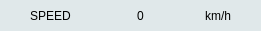
  <widget class="QFrame" name="frame_7">
   <property name="geometry">
    <rect>
     <x>1014</x>
     <y>410</y>
     <width>261</width>
     <height>31</height>
    </rect>
   </property>
   <property name="styleSheet">
    <string notr="true">background-color: rgb(255, 255, 195);
border: 0px solid  ;
background-color: rgb(224, 232, 234);
border-radius:10px;
font:  bold 14pt &quot;Ubuntu&quot;;
border-color: rgb(255, 45, 0);</string>
   </property>
   <property name="frameShape">
    <enum>QFrame::StyledPanel</enum>
   </property>
   <property name="frameShadow">
    <enum>QFrame::Raised</enum>
   </property>
   <widget class="QLabel" name="_speedLabel">
    <property name="geometry">
     <rect>
      <x>10</x>
      <y>5</y>
      <width>81</width>
      <height>21</height>
     </rect>
    </property>
    <property name="styleSheet">
     <string notr="true">background-color: rgb(224, 232, 234);
border-top: 0px inset gray ;
font:   12pt &quot;Ubuntu&quot;;</string>
    </property>
    <property name="text">
     <string>SPEED</string>
    </property>
    <property name="alignment">
     <set>Qt::AlignCenter</set>
    </property>
   </widget>
   <widget class="QLabel" name="speedLabel">
    <property name="geometry">
     <rect>
      <x>110</x>
      <y>0</y>
      <width>61</width>
      <height>31</height>
     </rect>
    </property>
    <property name="styleSheet">
     <string notr="true">background-color: rgb(224, 232, 234);
border-left: 0px inset gray ;
font:  bold 20pt &quot;Ubuntu&quot;;</string>
    </property>
    <property name="text">
     <string>0</string>
    </property>
    <property name="alignment">
     <set>Qt::AlignCenter</set>
    </property>
   </widget>
   <widget class="QLabel" name="_speedUnitLabel">
    <property name="geometry">
     <rect>
      <x>180</x>
      <y>5</y>
      <width>51</width>
      <height>21</height>
     </rect>
    </property>
    <property name="styleSheet">
     <string notr="true">background-color: rgb(224, 232, 234);
border-left: 0px inset gray ;
font:   12pt &quot;Ubuntu&quot;;</string>
    </property>
    <property name="text">
     <string>km/h</string>
    </property>
    <property name="alignment">
     <set>Qt::AlignRight|Qt::AlignTrailing|Qt::AlignVCenter</set>
    </property>
   </widget>
  </widget>
